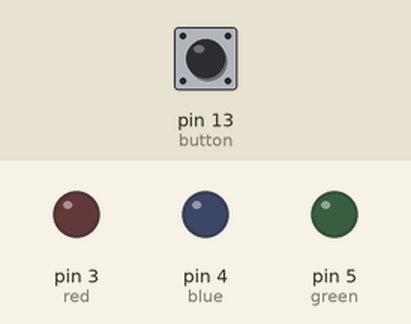
Recording of a sketch running on a simulated Arduino Uno, built with avr-gcc and run on an emulated ATmega328P. Shown: output pins drawn as LEDs (lit = HIGH). The inputs (shaded band) are chosen by the test bench; at power-on: pin 13 (button) LOW.

Above: at 1.2 s.
1.3 s: pin 13 (button) pulled HIGH for 0.15 s
At 1.37 s:
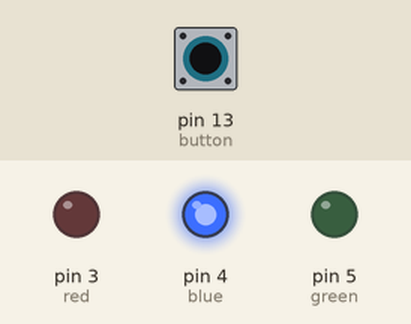
2.9 s: pin 13 (button) pulled HIGH for 1 s
At 3.4 s:
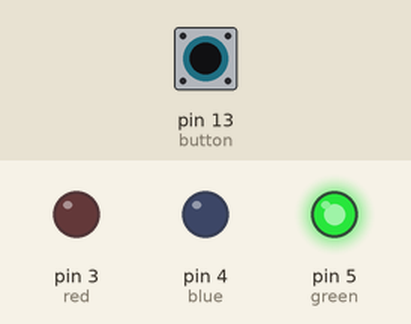
5.4 s: pin 13 (button) pulled HIGH for 0.15 s
At 5.55 s:
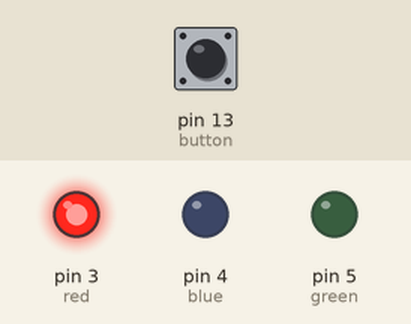
7.2 s: pin 13 (button) pulled HIGH for 3.2 s
At 11.5 s:
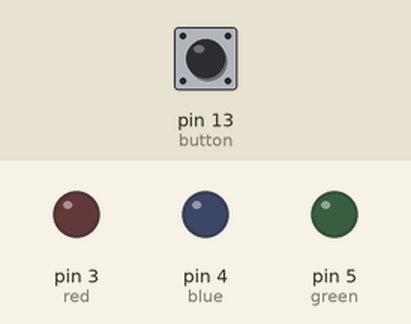
Timing chart, 0 to 12.9 s (numbered marks = the images above; inputs shaded):
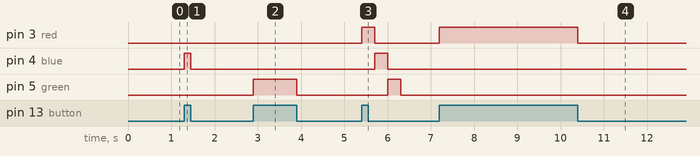

The sketch:

button_press.ino
```cpp
int button_state   = 0;
int button_count   = 0;
int button         = 13;
int red            = 3;
int blue           = 4;
int green          = 5;

void setup() {
  pinMode(button,INPUT);
  pinMode(red, OUTPUT);
  pinMode(blue, OUTPUT);
  pinMode(green, OUTPUT);

  button_state = digitalRead(button);
}

void loop() {

  if (buttonChanged()){
    setButtonCount();
    colorChange(button_count);
  }

}

boolean buttonChanged() {
  boolean return_state = false;
  int current_state = digitalRead(button);
  if (current_state && !button_state) { //only trigger on button "on"
 // if (current_state != button_state) { //trigger on every button press
    return_state =  true;
  }else if (!current_state){
    colorChange(10);
  }
  button_state = current_state;
  return return_state;
}

void setButtonCount() {
  button_count++;

  if (button_count > 3){
    button_count = 0;
  }

}

void colorChange(int count) {
  switch (count) {
    case 0:
      setColors(HIGH,LOW,LOW);
      break;
    case 1:
      setColors(LOW,HIGH,LOW);
      break;
    case 2:
      setColors(LOW,LOW,HIGH);
      break;
    case 3:
      colorChange(0);
      delay(300);
      colorChange(1);
      delay(300);
      colorChange(2);
      delay(300);
      colorChange(4);
      break;
    default:
      setColors(LOW,LOW,LOW);
      break;
  }
}

void setColors(int red_state, int blue_state, int green_state) {
  digitalWrite(red,red_state);
  digitalWrite(blue,blue_state);
  digitalWrite(green,green_state);
}
```

Measured:
- after the input at 1.3 s, pin 4 (blue): LOW → HIGH at once, → LOW 0.15 s later
- after the input at 2.9 s, pin 5 (green): LOW → HIGH at once, → LOW 1.0 s later
- after the input at 5.4 s, pin 3 (red): LOW → HIGH at once, → LOW 0.30 s later; pin 4 (blue): LOW → HIGH after 0.30 s, → LOW 0.30 s later; pin 5 (green): LOW → HIGH after 0.60 s, → LOW 0.30 s later
- after the input at 7.2 s, pin 3 (red): LOW → HIGH at once, → LOW 3.2 s later
